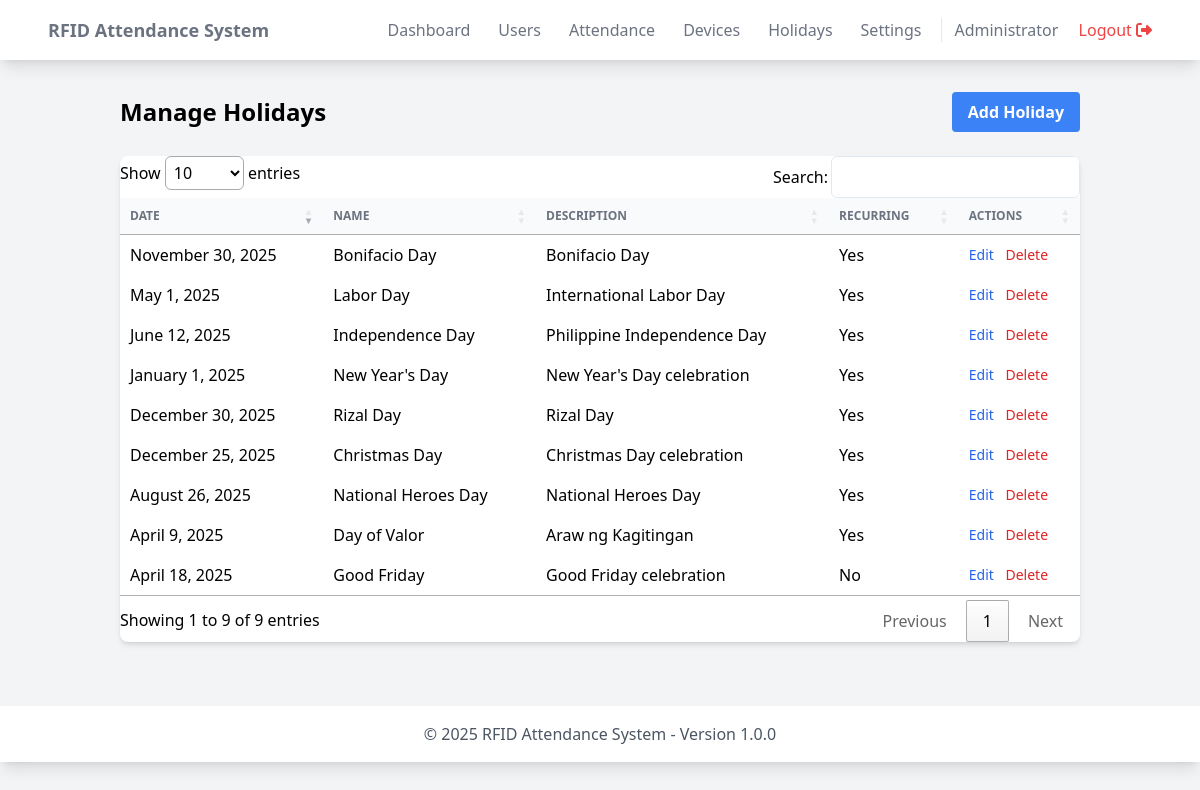
Page /admin/holidays/index.php (signed in) on the committed database.
### tables this page shows
CREATE TABLE holidays (
    id INT PRIMARY KEY AUTO_INCREMENT,
    holiday_date DATE NOT NULL,
    name VARCHAR(100) NOT NULL,
    description TEXT,
    is_recurring BOOLEAN DEFAULT true,
    created_at TIMESTAMP DEFAULT CURRENT_TIMESTAMP,
    UNIQUE KEY unique_holiday_date (holiday_date)
);

### includes/functions.php (called while the page is built, shortened)
<?php
require_once dirname(__DIR__) . '/config/database.php';
function getDatabase() {
    static $db = null;
    if ($db === null) {
        $db = new Database();
    }
    return $db;
}

### config/database.php (called while the page is built, shortened)
<?php
class Database {
    private $host;
    private $db_name;
    private $username;
    private $password;
    private $conn = null;
    public function __construct() {
        $this->host = DB_HOST;
        $this->db_name = DB_NAME;
        $this->username = DB_USER;
        $this->password = DB_PASS;
    }
    public function connect() {
        try {
            if ($this->conn === null) {
                $this->conn = new PDO(
                    "mysql:host=" . $this->host . ";dbname=" . $this->db_name,
                    $this->username,
                    $this->password,
                    [
                        PDO::ATTR_ERRMODE => PDO::ERRMODE_EXCEPTION,
                        PDO::ATTR_DEFAULT_FETCH_MODE => PDO::FETCH_ASSOC,
                        PDO::MYSQL_ATTR_INIT_COMMAND => "SET NAMES utf8"
                    ]
                );
            }
            return $this->conn;
        } catch(PDOException $e) {
            error_log("Database Connection Error: " . $e->getMessage());
            return null;
        }
    }
    public function query($sql, $params = []) {
        try {
            $stmt = $this->connect()->prepare($sql);
            $stmt->execute($params);
            return $stmt;
        } catch(PDOException $e) {
            error_log("Query Error: " . $e->getMessage());
            return false;
        }
    }
    public function all($sql, $params = []) {
        $stmt = $this->query($sql, $params);
        return $stmt ? $stmt->fetchAll() : [];
    }
}

### admin/holidays/index.php (the view, shortened to what this page needs)
<?php
require_once dirname(__DIR__, 2) . '/includes/functions.php';
$db = getDatabase();
$holidays = $db->all("SELECT * FROM holidays ORDER BY holiday_date");
require_once dirname(__DIR__, 2) . '/includes/header.php';
?>
<div class="container mx-auto px-4">
    <div class="flex justify-between items-center mb-6">
        <h2 class="text-2xl font-bold">Manage Holidays</h2>
        <a href="add.php" class="bg-blue-500 hover:bg-blue-700 text-white font-bold py-2 px-4 rounded">
            Add Holiday
        </a>
    </div>
    <div class="bg-white shadow-md rounded-lg overflow-hidden">
        <table id="holidaysTable" class="w-full">
            <thead class="bg-gray-50">
                <tr>
                    <th class="px-6 py-3 text-left text-xs font-medium text-gray-500 uppercase">Date</th>
                    <th class="px-6 py-3 text-left text-xs font-medium text-gray-500 uppercase">Name</th>
                    <th class="px-6 py-3 text-left text-xs font-medium text-gray-500 uppercase">Description</th>
                    <th class="px-6 py-3 text-left text-xs font-medium text-gray-500 uppercase">Recurring</th>
                    <th class="px-6 py-3 text-left text-xs font-medium text-gray-500 uppercase">Actions</th>
                </tr>
            </thead>
            <tbody class="bg-white divide-y divide-gray-200">
                <?php foreach ($holidays as $holiday): ?>
                <tr>
                    <td class="px-6 py-4 whitespace-nowrap"><?= date('F j, Y', strtotime($holiday['holiday_date'])) ?></td>
                    <td class="px-6 py-4 whitespace-nowrap"><?= htmlspecialchars($holiday['name']) ?></td>
                    <td class="px-6 py-4"><?= htmlspecialchars($holiday['description']) ?></td>
                    <td class="px-6 py-4 whitespace-nowrap"><?= $holiday['is_recurring'] ? 'Yes' : 'No' ?></td>
                    <td class="px-6 py-4 whitespace-nowrap text-sm font-medium space-x-2">
                        <a href="edit.php?id=<?= $holiday['id'] ?>" class="text-blue-600 hover:text-blue-900">Edit</a>
                        <a href="delete.php?id=<?= $holiday['id'] ?>"
                           onclick="return confirm('Are you sure you want to delete this holiday?')"
                           class="text-red-600 hover:text-red-900">Delete</a>
                    </td>
                </tr>
                <?php endforeach; ?>
            </tbody>
        </table>
    </div>
</div>
<?php require_once dirname(__DIR__, 2) . '/includes/footer.php'; ?>

### rows in the picture
holidays: holiday_date "January 1, 2025", name "New Year's Day", description "New Year's Day celebration", is_recurring "Yes"
holidays: holiday_date "April 9, 2025", name "Day of Valor", description "Araw ng Kagitingan", is_recurring "Yes"
holidays: holiday_date "April 18, 2025", name "Good Friday", description "Good Friday celebration", is_recurring "No"
holidays: holiday_date "May 1, 2025", name "Labor Day", description "International Labor Day", is_recurring "Yes"
holidays: holiday_date "June 12, 2025", name "Independence Day", description "Philippine Independence Day", is_recurring "Yes"
holidays: holiday_date "August 26, 2025", name "National Heroes Day", description "National Heroes Day", is_recurring "Yes"
holidays: holiday_date "November 30, 2025", name "Bonifacio Day", description "Bonifacio Day", is_recurring "Yes"
holidays: holiday_date "December 25, 2025", name "Christmas Day", description "Christmas Day celebration", is_recurring "Yes"
holidays: holiday_date "December 30, 2025", name "Rizal Day", description "Rizal Day", is_recurring "Yes"

### other values in the picture
SITE_NAME "RFID Attendance System"
$_SESSION['name'] "Administrator"
SITE_VERSION "1.0.0"
